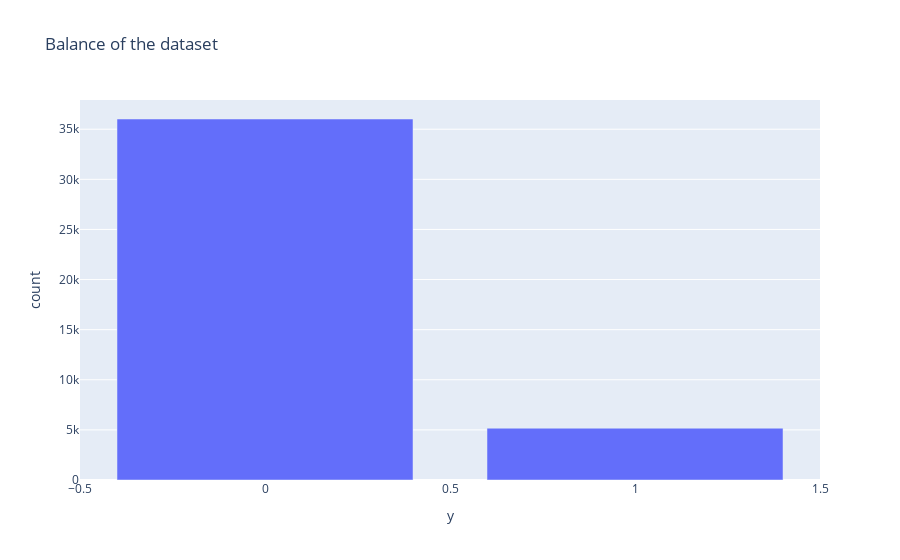

The code cell stored with this chart in its notebook:
### Markdown cell above
### Dataset balance

### Code cell
# find balance of the dataset:
counts = data.group_by("y").agg(pl.count("y").alias("count"))
fig = px.bar(counts, y='count', x="y", title="Balance of the dataset").show()

### Figure 1 — Plotly figure (JSON) as saved in the notebook; plotly's stock layout.template omitted (floating-point values rounded to 4 significant figures)
{"data": [{"alignmentgroup": "True", "hovertemplate": "y=%{x}<br>count=%{y}<extra></extra>", "legendgroup": "", "marker": {"color": "#636efa", "pattern": {"shape": ""}}, "name": "", "offsetgroup": "", "orientation": "v", "showlegend": false, "textposition": "auto", "type": "bar", "x": [0, 1], "xaxis": "x", "y": [36020, 5168], "yaxis": "y"}], "layout": {"barmode": "relative", "legend": {"tracegroupgap": 0}, "title": {"text": "Balance of the dataset"}, "xaxis": {"anchor": "y", "domain": [0, 1], "title": {"text": "y"}}, "yaxis": {"anchor": "x", "domain": [0, 1], "title": {"text": "count"}}}}
